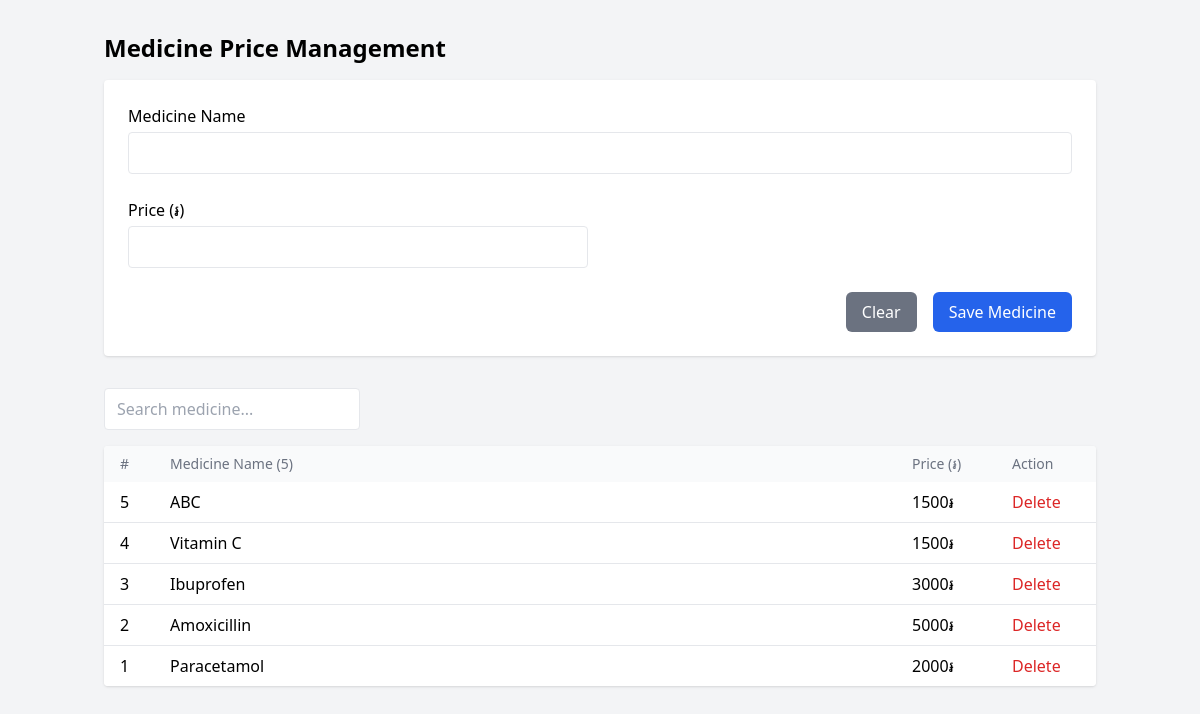
/medicine/medicine_info.php, run on the app's committed database.
### tables this page shows
CREATE TABLE IF NOT EXISTS medicine_prices (
  id INT AUTO_INCREMENT PRIMARY KEY,
  name VARCHAR(255) NOT NULL UNIQUE,
  price INT NOT NULL,
  created_at TIMESTAMP DEFAULT CURRENT_TIMESTAMP
);

### medicine/medicine_info.php (the view, shortened to what this page needs)
<?php
include __DIR__ . '/../db_connect.php';
$search = trim($_GET['search'] ?? '');
if ($search) {
    $stmt = $pdo->prepare("SELECT * FROM medicine_prices WHERE name LIKE ? ORDER BY id DESC");
    $stmt->execute(['%' . $search . '%']);
} else {
    $stmt = $pdo->query("SELECT * FROM medicine_prices ORDER BY id DESC");
}
$medicines = $stmt->fetchAll(PDO::FETCH_ASSOC);
?>
<!DOCTYPE html>
<html lang="en">
<head>
    <script src="https://cdn.tailwindcss.com"></script>
</head>
<body class="bg-gray-100 min-h-screen">
<div class="container mx-auto px-4 py-8">
    <h2 class="text-2xl font-bold mb-4">Medicine Price Management</h2>
    <div class="bg-white rounded shadow p-6 mb-8">
        <form method="POST" class="grid grid-cols-1 md:grid-cols-2 gap-6">
            <div class="col-span-2">
                <label class="block mb-1 font-medium">Medicine Name</label>
                <input type="text" name="medicine_name" required
                       class="w-full border px-3 py-2 rounded" />
            </div>
            <div>
                <label class="block mb-1 font-medium">Price (៛)</label>
                <input type="number" name="price" step="0.01" min="0" required
                       class="w-full border px-3 py-2 rounded" />
            </div>
            <div class="col-span-2 flex justify-end space-x-4">
                <button type="reset"
                        class="px-4 py-2 bg-gray-500 text-white rounded-md hover:bg-gray-600 focus:ring focus:ring-gray-400">
                    Clear
                </button>
                <button type="submit"
                        class="px-4 py-2 bg-blue-600 text-white rounded-md hover:bg-blue-700 focus:ring focus:ring-blue-400">
                    Save Medicine
                </button>
            </div>
        </form>
    </div>
    <form method="GET" id="searchForm" class="mb-4">
        <input
                type="text"
                name="search"
                value="<?= htmlspecialchars($_GET['search'] ?? '') ?>"
                placeholder="Search medicine..."
                class="border px-3 py-2 rounded w-64"
                autocomplete="off"
                id="searchInput"
        />
    </form>
    <div class="bg-white rounded shadow overflow-x-auto">
        <table class="min-w-full divide-y divide-gray-200">
            <thead class="bg-gray-50">
            <tr>
                <th class="px-4 py-2 text-left text-sm font-medium text-gray-500 w-[50px]">#</th>
                <th class="px-4 py-2 text-left text-sm font-medium text-gray-500 min-w-[200px]">
                    Medicine Name (<?= count($medicines) ?>)
                </th>
                <th class="px-4 py-2 text-left text-sm font-medium text-gray-500 w-[100px]">Price (៛)</th>
                <th class="px-4 py-2 text-left text-sm font-medium text-gray-500 w-[100px]">Action</th>
            </tr>
            </thead>
        </table>
        <div class="overflow-y-auto max-h-96">
            <table class="min-w-full divide-y divide-gray-200">
                <tbody class="bg-white divide-y divide-gray-200">
                <?php if ($medicines): ?>
                    <?php foreach ($medicines as $index => $medicine): ?>
                        <tr>
                            <td class="px-4 py-2 w-[50px]"><?= count($medicines) - $index ?></td>
                            <td class="px-4 py-2 min-w-[200px]"><?= htmlspecialchars($medicine['name']) ?></td>
                            <td class="px-4 py-2 w-[100px]"><?= htmlspecialchars($medicine['price']) ?>៛</td>
                            <td class="px-4 py-2 w-[100px]">
                                <form method="POST" onsubmit="return confirm('Are you sure you want to delete this medicine?');">
                                    <button type="submit" class="text-red-600 hover:text-red-900 font-medium">
                                        Delete
                                    </button>
                                </form>
                            </td>
                        </tr>
                    <?php endforeach; ?>
                <?php endif; ?>
                </tbody>
            </table>
        </div>
    </div>
</div>
</body>
</html>

### data on the page
medicine_prices: count($medicines) - $index "5", name "ABC", price "1500"
medicine_prices: count($medicines) - $index "4", name "Vitamin C", price "1500"
medicine_prices: count($medicines) - $index "3", name "Ibuprofen", price "3000"
medicine_prices: count($medicines) - $index "2", name "Amoxicillin", price "5000"
medicine_prices: count($medicines) - $index "1", name "Paracetamol", price "2000"

### other printed values
count($medicines) "5"
